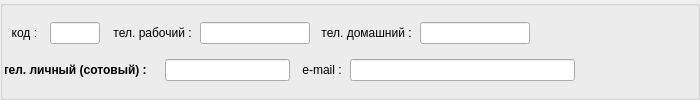
        <widget class="QGroupBox" name="pan_phones">
         <property name="minimumSize">
          <size>
           <width>700</width>
           <height>0</height>
          </size>
         </property>
         <layout class="QVBoxLayout" name="verticalLayout_26">
          <property name="spacing">
           <number>1</number>
          </property>
          <property name="leftMargin">
           <number>2</number>
          </property>
          <property name="topMargin">
           <number>2</number>
          </property>
          <property name="rightMargin">
           <number>2</number>
          </property>
          <property name="bottomMargin">
           <number>2</number>
          </property>
          <item>
           <layout class="QHBoxLayout" name="horizontalLayout_12" stretch="1,1,2,2,2,2,3">
            <property name="spacing">
             <number>5</number>
            </property>
            <item>
             <widget class="QLabel" name="label_40">
              <property name="maximumSize">
               <size>
                <width>40</width>
                <height>16777215</height>
               </size>
              </property>
              <property name="font">
               <font>
                <weight>50</weight>
                <bold>false</bold>
               </font>
              </property>
              <property name="text">
               <string>  код : </string>
              </property>
              <property name="alignment">
               <set>Qt::AlignLeading|Qt::AlignLeft|Qt::AlignVCenter</set>
              </property>
             </widget>
            </item>
            <item>
             <widget class="QLineEdit" name="ln_pers_pan_phone_code">
              <property name="maximumSize">
               <size>
                <width>50</width>
                <height>16777215</height>
               </size>
              </property>
              <property name="font">
               <font>
                <weight>50</weight>
                <bold>false</bold>
               </font>
              </property>
              <property name="inputMask">
               <string/>
              </property>
             </widget>
            </item>
            <item>
             <widget class="QLabel" name="label_36">
              <property name="maximumSize">
               <size>
                <width>90</width>
                <height>16777215</height>
               </size>
              </property>
              <property name="font">
               <font>
                <weight>50</weight>
                <bold>false</bold>
               </font>
              </property>
              <property name="text">
               <string>   тел. рабочий : </string>
              </property>
              <property name="alignment">
               <set>Qt::AlignRight|Qt::AlignTrailing|Qt::AlignVCenter</set>
              </property>
             </widget>
            </item>
            <item>
             <widget class="QLineEdit" name="ln_pers_pan_phone_work">
              <property name="minimumSize">
               <size>
                <width>100</width>
                <height>0</height>
               </size>
              </property>
              <property name="maximumSize">
               <size>
                <width>140</width>
                <height>16777215</height>
               </size>
              </property>
              <property name="font">
               <font>
                <weight>50</weight>
                <bold>false</bold>
                <kerning>false</kerning>
               </font>
              </property>
              <property name="inputMask">
               <string/>
              </property>
             </widget>
            </item>
            <item>
             <widget class="QLabel" name="label_38">
              <property name="maximumSize">
               <size>
                <width>100</width>
                <height>16777215</height>
               </size>
              </property>
              <property name="font">
               <font>
                <weight>50</weight>
                <bold>false</bold>
               </font>
              </property>
              <property name="text">
               <string>    тел. домашний : </string>
              </property>
              <property name="alignment">
               <set>Qt::AlignRight|Qt::AlignTrailing|Qt::AlignVCenter</set>
              </property>
             </widget>
            </item>
            <item>
             <widget class="QLineEdit" name="ln_pers_pan_phone_home">
              <property name="minimumSize">
               <size>
                <width>100</width>
                <height>0</height>
               </size>
              </property>
              <property name="maximumSize">
               <size>
                <width>140</width>
                <height>16777215</height>
               </size>
              </property>
              <property name="font">
               <font>
                <weight>50</weight>
                <bold>false</bold>
               </font>
              </property>
              <property name="inputMask">
               <string/>
              </property>
             </widget>
            </item>
            <item>
             <spacer name="horizontalSpacer_27">
              <property name="orientation">
               <enum>Qt::Horizontal</enum>
              </property>
              <property name="sizeHint" stdset="0">
               <size>
                <width>5</width>
                <height>5</height>
               </size>
              </property>
             </spacer>
            </item>
           </layout>
          </item>
          <item>
           <layout class="QHBoxLayout" name="horizontalLayout_51" stretch="2,0,1,2,3">
            <property name="spacing">
             <number>5</number>
            </property>
            <item>
             <widget class="QLabel" name="label_37">
              <property name="maximumSize">
               <size>
                <width>155</width>
                <height>16777215</height>
               </size>
              </property>
              <property name="font">
               <font>
                <weight>75</weight>
                <bold>true</bold>
               </font>
              </property>
              <property name="text">
               <string> тел. личный (сотовый) :    </string>
              </property>
              <property name="alignment">
               <set>Qt::AlignRight|Qt::AlignTrailing|Qt::AlignVCenter</set>
              </property>
             </widget>
            </item>
            <item>
             <widget class="QLineEdit" name="ln_pers_pan_phone_cell">
              <property name="minimumSize">
               <size>
                <width>100</width>
                <height>0</height>
               </size>
              </property>
              <property name="maximumSize">
               <size>
                <width>140</width>
                <height>16777215</height>
               </size>
              </property>
              <property name="font">
               <font>
                <weight>75</weight>
                <bold>true</bold>
               </font>
              </property>
              <property name="inputMask">
               <string/>
              </property>
              <property name="text">
               <string/>
              </property>
              <property name="maxLength">
               <number>32767</number>
              </property>
              <property name="clearButtonEnabled">
               <bool>false</bool>
              </property>
             </widget>
            </item>
            <item>
             <widget class="QLabel" name="label_39">
              <property name="maximumSize">
               <size>
                <width>50</width>
                <height>16777215</height>
               </size>
              </property>
              <property name="font">
               <font>
                <weight>50</weight>
                <bold>false</bold>
               </font>
              </property>
              <property name="text">
               <string>    e-mail : </string>
              </property>
              <property name="alignment">
               <set>Qt::AlignRight|Qt::AlignTrailing|Qt::AlignVCenter</set>
              </property>
             </widget>
            </item>
            <item>
             <widget class="QLineEdit" name="ln_pers_pan_email">
              <property name="minimumSize">
               <size>
                <width>225</width>
                <height>0</height>
               </size>
              </property>
              <property name="maximumSize">
               <size>
                <width>220</width>
                <height>16777215</height>
               </size>
              </property>
              <property name="font">
               <font>
                <weight>50</weight>
                <bold>false</bold>
               </font>
              </property>
             </widget>
            </item>
            <item>
             <spacer name="horizontalSpacer_32">
              <property name="orientation">
               <enum>Qt::Horizontal</enum>
              </property>
              <property name="sizeHint" stdset="0">
               <size>
                <width>5</width>
                <height>5</height>
               </size>
              </property>
             </spacer>
            </item>
           </layout>
          </item>
         </layout>
        </widget>
